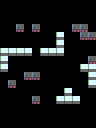

Rendered tile map (Tiled .tmx) drawn with the repository's tilesets; below, a short description and the full map source, tile grids included:
An orthogonal 12x16 tile map with 8x8 px tiles, 1 tile layer (Tile Layer 1).

<map version="1.4" tiledversion="1.4.2" orientation="orthogonal" renderorder="left-down" width="12" height="16" tilewidth="8" tileheight="8" infinite="0" nextlayerid="2" nextobjectid="1">
 <tileset firstgid="1" name="Tiles" tilewidth="8" tileheight="8" tilecount="3" columns="3">
  <image source="tiles.png" width="24" height="8" />
 </tileset>
 <layer id="1" name="Tile Layer 1" width="12" height="16">
  <data encoding="csv">
0,0,0,0,0,0,0,0,0,0,0,0,
0,0,0,0,0,0,0,0,0,0,0,0,
0,0,0,0,0,0,0,0,0,0,0,0,
0,0,2,0,2,0,0,0,0,2,2,0,
0,0,0,0,0,0,0,1,0,0,2,2,
0,0,0,0,0,0,0,1,0,0,0,0,
1,1,1,1,0,1,1,1,0,0,0,0,
1,0,0,0,0,0,0,0,0,0,0,2,
1,0,0,0,0,0,0,0,0,0,1,1,
0,0,0,2,2,0,0,0,0,0,0,1,
0,2,0,0,0,0,0,0,0,0,0,1,
0,0,0,0,0,0,0,0,1,0,0,0,
0,0,0,0,2,0,0,1,1,1,0,0,
0,0,0,0,0,0,0,0,0,0,0,0,
0,0,0,0,0,0,0,0,0,0,0,0,
0,0,0,0,0,0,0,0,0,0,0,0
</data>
 </layer>
</map>
